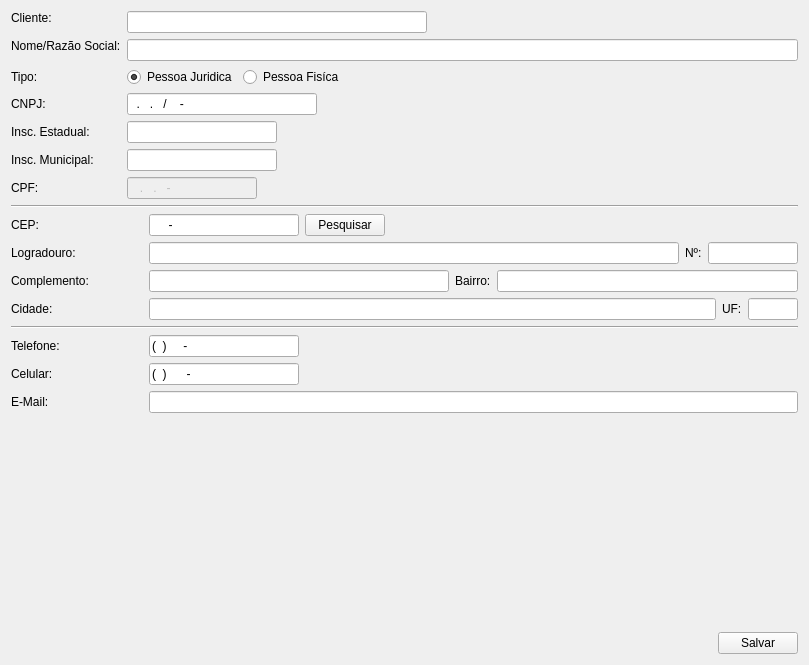
<?xml version="1.0" encoding="UTF-8"?>
<ui version="4.0">
 <class>NewCliente</class>
 <widget class="QWidget" name="NewCliente">
  <property name="geometry">
   <rect>
    <x>0</x>
    <y>0</y>
    <width>809</width>
    <height>665</height>
   </rect>
  </property>
  <property name="windowTitle">
   <string>NewCliente</string>
  </property>
  <layout class="QGridLayout" name="gridLayout_7">
   <item row="0" column="0" colspan="2">
    <layout class="QGridLayout" name="gridLayout">
     <item row="0" column="0">
      <widget class="QLabel" name="label">
       <property name="text">
        <string>Cliente:</string>
       </property>
      </widget>
     </item>
     <item row="0" column="1" rowspan="2">
      <widget class="QLineEdit" name="cliente_">
       <property name="maximumSize">
        <size>
         <width>300</width>
         <height>16777215</height>
        </size>
       </property>
      </widget>
     </item>
     <item row="1" column="0" rowspan="2">
      <widget class="QLabel" name="label_2">
       <property name="text">
        <string>Nome/Razão Social:</string>
       </property>
      </widget>
     </item>
     <item row="2" column="1">
      <widget class="QLineEdit" name="nome_"/>
     </item>
     <item row="3" column="0">
      <widget class="QLabel" name="label_3">
       <property name="text">
        <string>Tipo:</string>
       </property>
      </widget>
     </item>
     <item row="3" column="1">
      <layout class="QFormLayout" name="formLayout">
       <item row="0" column="0">
        <widget class="QRadioButton" name="pj">
         <property name="text">
          <string>Pessoa Juridica</string>
         </property>
         <property name="checked">
          <bool>true</bool>
         </property>
         <attribute name="buttonGroup">
          <string notr="true">grp_type</string>
         </attribute>
        </widget>
       </item>
       <item row="0" column="1">
        <widget class="QRadioButton" name="pf">
         <property name="text">
          <string>Pessoa Fisíca</string>
         </property>
         <attribute name="buttonGroup">
          <string notr="true">grp_type</string>
         </attribute>
        </widget>
       </item>
      </layout>
     </item>
     <item row="4" column="0">
      <widget class="QLabel" name="label_4">
       <property name="text">
        <string>CNPJ:</string>
       </property>
      </widget>
     </item>
     <item row="4" column="1">
      <widget class="QLineEdit" name="cnpj_">
       <property name="maximumSize">
        <size>
         <width>190</width>
         <height>16777215</height>
        </size>
       </property>
       <property name="inputMask">
        <string>00.000.000/0000-00</string>
       </property>
      </widget>
     </item>
     <item row="5" column="0">
      <widget class="QLabel" name="label_5">
       <property name="text">
        <string>Insc. Estadual:</string>
       </property>
      </widget>
     </item>
     <item row="5" column="1">
      <widget class="QLineEdit" name="ie_">
       <property name="maximumSize">
        <size>
         <width>150</width>
         <height>16777215</height>
        </size>
       </property>
      </widget>
     </item>
     <item row="6" column="0">
      <widget class="QLabel" name="label_6">
       <property name="text">
        <string>Insc. Municipal:</string>
       </property>
      </widget>
     </item>
     <item row="6" column="1">
      <widget class="QLineEdit" name="im_">
       <property name="maximumSize">
        <size>
         <width>150</width>
         <height>16777215</height>
        </size>
       </property>
      </widget>
     </item>
     <item row="7" column="0">
      <widget class="QLabel" name="label_7">
       <property name="text">
        <string>CPF:</string>
       </property>
      </widget>
     </item>
     <item row="7" column="1">
      <widget class="QLineEdit" name="le_cpf">
       <property name="enabled">
        <bool>false</bool>
       </property>
       <property name="maximumSize">
        <size>
         <width>130</width>
         <height>16777215</height>
        </size>
       </property>
       <property name="inputMask">
        <string>000.000.000-00</string>
       </property>
       <property name="readOnly">
        <bool>false</bool>
       </property>
      </widget>
     </item>
    </layout>
   </item>
   <item row="1" column="0" colspan="2">
    <widget class="Line" name="line">
     <property name="orientation">
      <enum>Qt::Horizontal</enum>
     </property>
    </widget>
   </item>
   <item row="2" column="0" colspan="2">
    <layout class="QGridLayout" name="gridLayout_6">
     <item row="0" column="0">
      <widget class="QLabel" name="label_8">
       <property name="minimumSize">
        <size>
         <width>132</width>
         <height>0</height>
        </size>
       </property>
       <property name="text">
        <string>CEP:</string>
       </property>
      </widget>
     </item>
     <item row="0" column="1">
      <layout class="QGridLayout" name="gridLayout_2">
       <item row="0" column="0">
        <widget class="QLineEdit" name="cep_">
         <property name="maximumSize">
          <size>
           <width>150</width>
           <height>16777215</height>
          </size>
         </property>
         <property name="inputMask">
          <string>00000-000</string>
         </property>
        </widget>
       </item>
       <item row="0" column="1">
        <widget class="QPushButton" name="btn_search">
         <property name="text">
          <string>Pesquisar</string>
         </property>
        </widget>
       </item>
       <item row="0" column="2">
        <spacer name="horizontalSpacer">
         <property name="orientation">
          <enum>Qt::Horizontal</enum>
         </property>
         <property name="sizeHint" stdset="0">
          <size>
           <width>40</width>
           <height>20</height>
          </size>
         </property>
        </spacer>
       </item>
      </layout>
     </item>
     <item row="1" column="0">
      <widget class="QLabel" name="label_9">
       <property name="text">
        <string>Logradouro:</string>
       </property>
      </widget>
     </item>
     <item row="1" column="1">
      <layout class="QGridLayout" name="gridLayout_3">
       <item row="0" column="0">
        <widget class="QLineEdit" name="rua_"/>
       </item>
       <item row="0" column="1">
        <widget class="QLabel" name="label_10">
         <property name="text">
          <string>Nº:</string>
         </property>
        </widget>
       </item>
       <item row="0" column="2">
        <widget class="QLineEdit" name="numero_">
         <property name="maximumSize">
          <size>
           <width>90</width>
           <height>16777215</height>
          </size>
         </property>
        </widget>
       </item>
      </layout>
     </item>
     <item row="2" column="0">
      <widget class="QLabel" name="label_11">
       <property name="text">
        <string>Complemento:</string>
       </property>
      </widget>
     </item>
     <item row="2" column="1">
      <layout class="QGridLayout" name="gridLayout_4">
       <item row="0" column="0">
        <widget class="QLineEdit" name="complemento_">
         <property name="maximumSize">
          <size>
           <width>300</width>
           <height>16777215</height>
          </size>
         </property>
        </widget>
       </item>
       <item row="0" column="1">
        <widget class="QLabel" name="label_12">
         <property name="text">
          <string>Bairro:</string>
         </property>
        </widget>
       </item>
       <item row="0" column="2">
        <widget class="QLineEdit" name="bairro_"/>
       </item>
      </layout>
     </item>
     <item row="3" column="0">
      <widget class="QLabel" name="label_13">
       <property name="text">
        <string>Cidade:</string>
       </property>
      </widget>
     </item>
     <item row="3" column="1">
      <layout class="QGridLayout" name="gridLayout_5">
       <item row="0" column="0">
        <widget class="QLineEdit" name="cidade_"/>
       </item>
       <item row="0" column="1">
        <widget class="QLabel" name="label_14">
         <property name="text">
          <string>UF:</string>
         </property>
        </widget>
       </item>
       <item row="0" column="2">
        <widget class="QLineEdit" name="uf_">
         <property name="maximumSize">
          <size>
           <width>50</width>
           <height>16777215</height>
          </size>
         </property>
        </widget>
       </item>
      </layout>
     </item>
    </layout>
   </item>
   <item row="3" column="0" colspan="2">
    <widget class="Line" name="line_2">
     <property name="orientation">
      <enum>Qt::Horizontal</enum>
     </property>
    </widget>
   </item>
   <item row="4" column="0" colspan="2">
    <layout class="QFormLayout" name="formLayout_2">
     <item row="0" column="0">
      <widget class="QLabel" name="label_15">
       <property name="minimumSize">
        <size>
         <width>132</width>
         <height>0</height>
        </size>
       </property>
       <property name="text">
        <string>Telefone:</string>
       </property>
      </widget>
     </item>
     <item row="0" column="1">
      <widget class="QLineEdit" name="phone_">
       <property name="maximumSize">
        <size>
         <width>150</width>
         <height>16777215</height>
        </size>
       </property>
       <property name="inputMask">
        <string>(00) 0000-0000</string>
       </property>
      </widget>
     </item>
     <item row="1" column="0">
      <widget class="QLabel" name="label_16">
       <property name="text">
        <string>Celular:</string>
       </property>
      </widget>
     </item>
     <item row="1" column="1">
      <widget class="QLineEdit" name="celphone_">
       <property name="maximumSize">
        <size>
         <width>150</width>
         <height>16777215</height>
        </size>
       </property>
       <property name="inputMask">
        <string>(00) 00000-0000</string>
       </property>
      </widget>
     </item>
     <item row="2" column="0">
      <widget class="QLabel" name="label_17">
       <property name="text">
        <string>E-Mail:</string>
       </property>
      </widget>
     </item>
     <item row="2" column="1">
      <widget class="QLineEdit" name="email_"/>
     </item>
    </layout>
   </item>
   <item row="5" column="1">
    <spacer name="verticalSpacer">
     <property name="orientation">
      <enum>Qt::Vertical</enum>
     </property>
     <property name="sizeHint" stdset="0">
      <size>
       <width>20</width>
       <height>34</height>
      </size>
     </property>
    </spacer>
   </item>
   <item row="6" column="0">
    <spacer name="horizontalSpacer_2">
     <property name="orientation">
      <enum>Qt::Horizontal</enum>
     </property>
     <property name="sizeHint" stdset="0">
      <size>
       <width>697</width>
       <height>20</height>
      </size>
     </property>
    </spacer>
   </item>
   <item row="6" column="1">
    <widget class="QPushButton" name="btn_save">
     <property name="text">
      <string>Salvar</string>
     </property>
    </widget>
   </item>
  </layout>
 </widget>
 <resources/>
 <connections>
  <connection>
   <sender>btn_search</sender>
   <signal>clicked()</signal>
   <receiver>NewCliente</receiver>
   <slot>populateAddr()</slot>
   <hints>
    <hint type="sourcelabel">
     <x>361</x>
     <y>307</y>
    </hint>
    <hint type="destinationlabel">
     <x>301</x>
     <y>621</y>
    </hint>
   </hints>
  </connection>
  <connection>
   <sender>btn_save</sender>
   <signal>clicked()</signal>
   <receiver>NewCliente</receiver>
   <slot>registerClient()</slot>
   <hints>
    <hint type="sourcelabel">
     <x>747</x>
     <y>641</y>
    </hint>
    <hint type="destinationlabel">
     <x>700</x>
     <y>620</y>
    </hint>
   </hints>
  </connection>
 </connections>
 <slots>
  <slot>populateAddr()</slot>
  <slot>registerClient()</slot>
 </slots>
 <buttongroups>
  <buttongroup name="grp_type"/>
 </buttongroups>
</ui>
